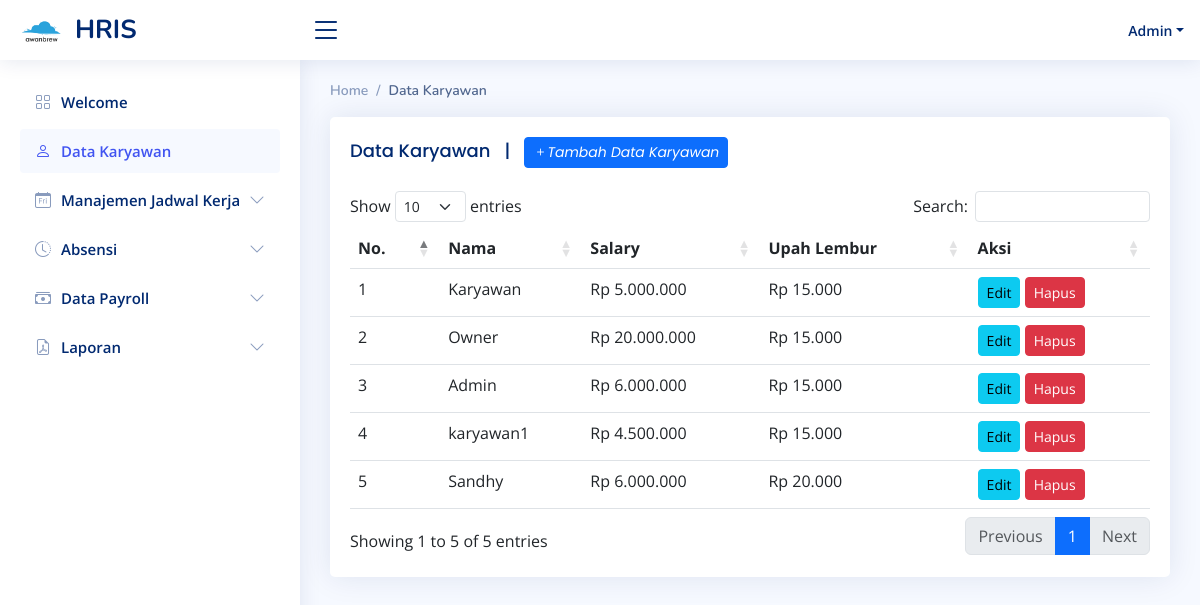
Before: /index.php?page=data_karyawan (signed in) with the older database file.
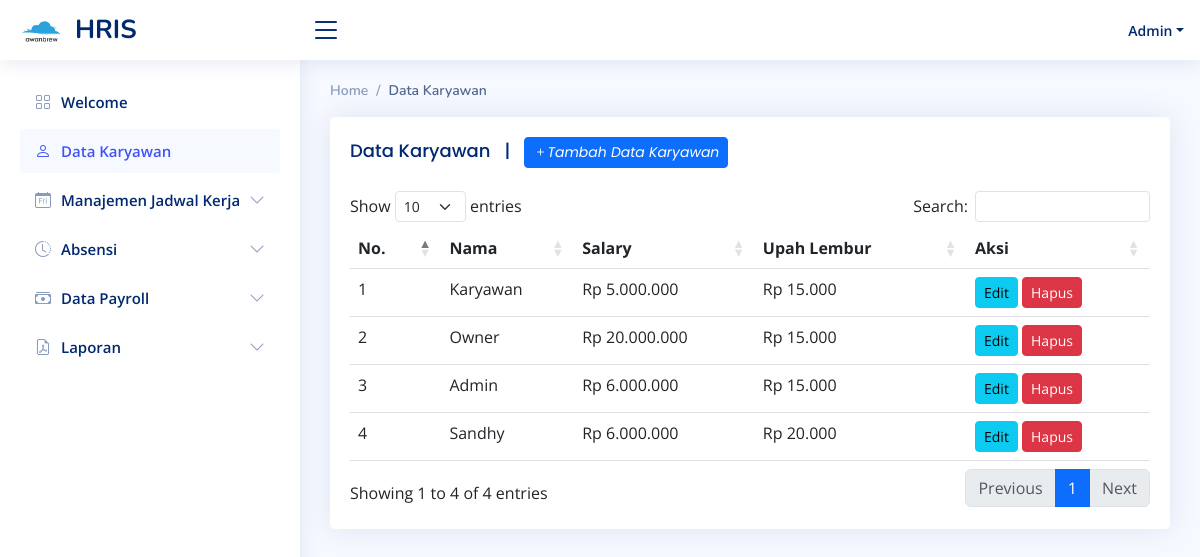
After: the same page with the newer database file.
### tables this page shows
CREATE TABLE `tb_user` (
  `id` int(11) NOT NULL,
  `name` varchar(255) NOT NULL,
  `password` varchar(255) NOT NULL,
  `role` varchar(255) DEFAULT NULL,
  `salary` varchar(255) DEFAULT NULL,
  `upah_lembur` varchar(255) DEFAULT NULL
);

### pages/data_karyawan/data_karyawan.php (the view, shortened to what this page needs)
<?php
include 'koneksi.php';
?>
<div class="pagetitle">
    <nav>
        <ol class="breadcrumb">
            <li class="breadcrumb-item">Home</li>
            <li class="breadcrumb-item active">Data Karyawan</li>
        </ol>
    </nav>
</div>
<section class="section">
    <div class="row">
        <div class="col-lg-12">
            <div class="card">
                <div class="card-body">
                    <h5 class="card-title">
                        Data Karyawan
                        &nbsp; | &nbsp;
                        <a href="index.php?page=tambah_data_karyawan" class="btn btn-primary btn-sm"><i class="bi bi-plus">Tambah Data Karyawan</i></a>
                    </h5>
                    <table class="table" id="datatable">
                        <thead>
                            <tr>
                                <th>No.</th>
                                <th>Nama</th>
                                <th>Salary</th>
                                <th>Upah Lembur</th>
                                <th>Aksi</th>
                            </tr>
                        </thead>
                        <tbody>
                            <?php
                            $no = 1;
                            $sql = $conn->query(" SELECT * FROM tb_user ");
                            while ($data = $sql->fetch_assoc()) {
                            ?>
                                <tr>
                                    <td><?php echo $no++; ?></td>
                                    <td><?php echo $data["name"] ?></td>
                                    <td><?php echo "Rp " . number_format($data["salary"], 0, ',', '.'); ?></td>
                                    <td><?php echo "Rp " . number_format($data["upah_lembur"], 0, ',', '.'); ?></td>
                                     <td>
                                        <form action="index.php?page=ubah_data_karyawan" method="POST" style="display:inline;">
                                            <button type="submit" class="btn btn-info btn-sm"><i class="fa fa-edit"></i> Edit</button>
                                        </form>
                                        <a onclick="return confirm('Ingin Menghapus data ?')" href="index.php?page=hapus_data_karyawan&id_karyawan=<?php echo $data['id'] ?>" class="btn btn-danger btn-sm"><i class="fa fa-trash"></i> Hapus</a>
                                    </td>
                                </tr>
                            <?php } ?>
                        </tbody>
                    </table>
                </div>
            </div>
        </div>
    </div>
</section>

Changed rows visible on the page:
removed tb_user: name "karyawan1", salary "4.500.000", upah_lembur "15.000"
Other visible differences:
text written by a page script: "Show entries Search: Showing 1 to 5 of 5 entries Previous 1 Next" → "Show entries Search: Showing 1 to 4 of 4 entries Previous 1 Next"
